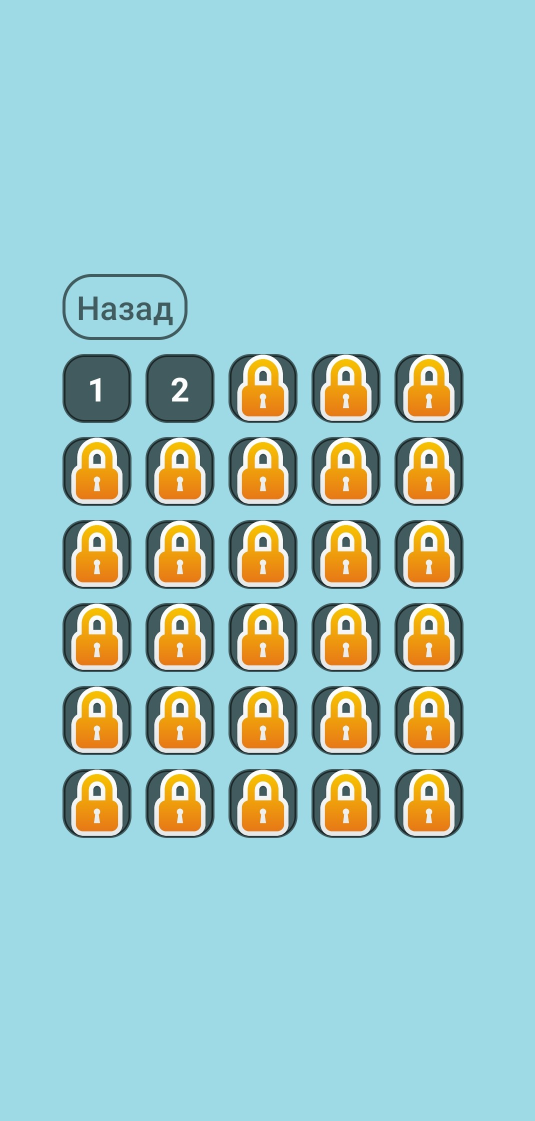
#> input picture images/example.jpg, 1070 x 2241 px (shown at 1/2 size); its folder holds only this picture in this run
$ python main.py
#> lines starting #> are read from the running program, lines starting #| are printed output that depends on the picture
from PIL import Image
import os

#images

path_to_images = 'images'
path_to_images_resized = 'images_resized'
try:
    os.mkdir(path_to_images_resized)
except:
    print("DIR ALREADY EXISTS")

files = os.listdir(path_to_images)
for file in files:
    image = Image.open(os.path.join(os.getcwd(),path_to_images,file))
#> image is the input picture: PIL image 1070x2241 RGB; mean R, G, B 159.3, 201.7, 200.4
    new_image = image.resize((1080,1920))
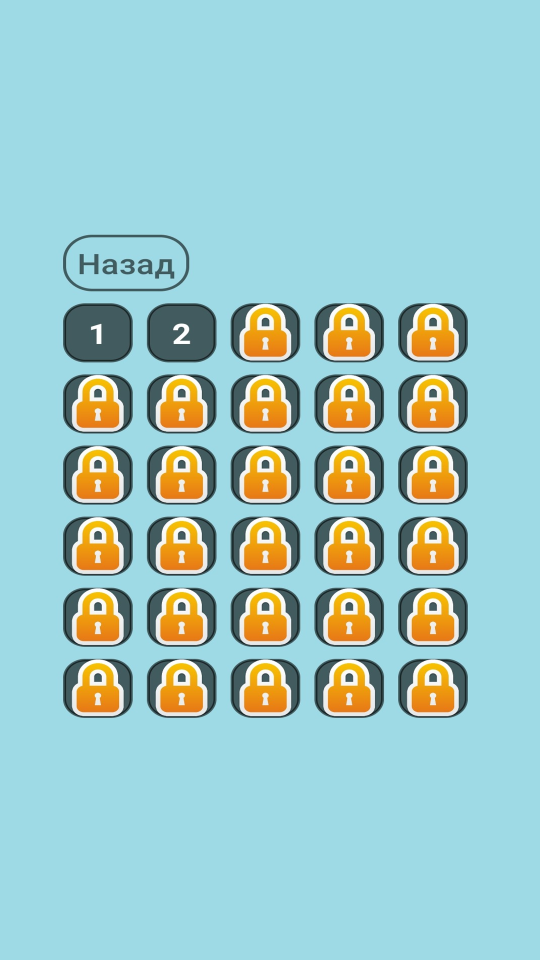
#> new_image: PIL image 1080x1920 RGB (shown at 1/2 size); mean R, G, B 159.3, 201.7, 200.4
    new_image.save(os.path.join(os.getcwd(),path_to_images_resized,"resized___"+file))
    new_image.close()
    image.close()
